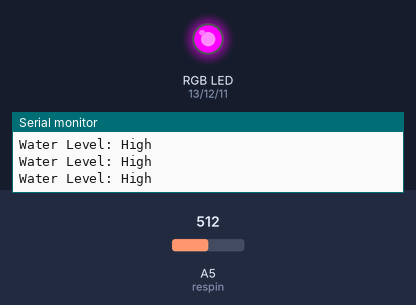
Bench run of a sketch on a simulated Arduino Uno, built with avr-gcc and run on an emulated ATmega328P. Parts: an RGB LED mixed from three pins (HIGH = lit), the last lines printed to the serial monitor. The test bench sets the inputs (shaded band); at power-on: A5 (respin) = 512.

Above: at 1.2 s.
1.3 s: A5 (respin) set to 387
2.8 s: A5 (respin) set to 365
At 3.8 s:
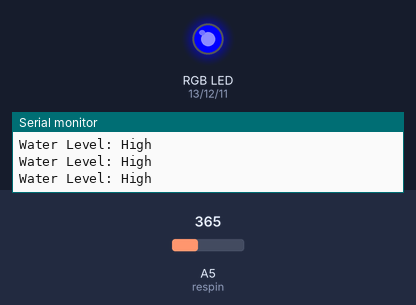
4.3 s: A5 (respin) set to 306
At 5.1 s:
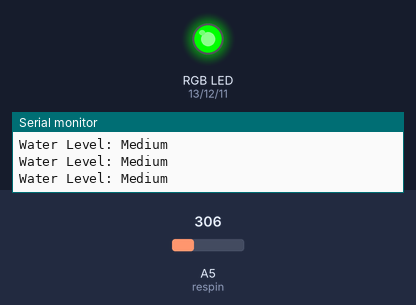
5.8 s: A5 (respin) set to 284
At 6.4 s:
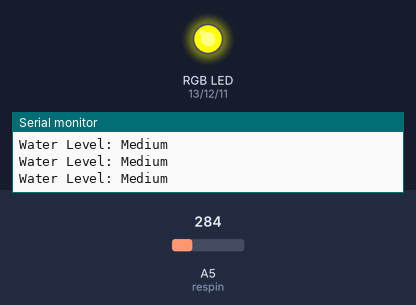
7.3 s: A5 (respin) set to 260
8.8 s: A5 (respin) set to 236
At 10.2 s:
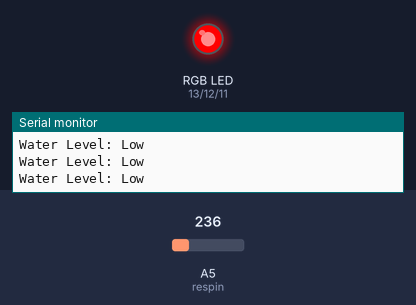
Timing chart, 0 to 11.3 s (numbered marks = the images above; inputs shaded):
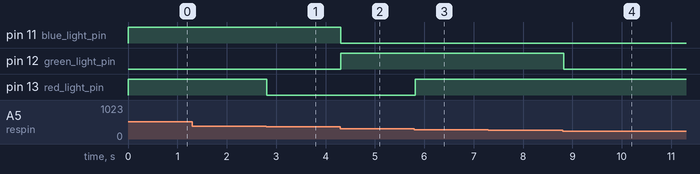

Measured:
- the behaviour switches between 376 and 375 on A5 (respin) (found by bisection; images 0 and 1)
- the behaviour switches between 301 and 300 on A5 (respin) (found by bisection; images 2 and 3)
- the behaviour switches between 251 and 250 on A5 (respin) (found by bisection; images 3 and 4)
- after the input at 2.8 s, pin 13 (red_light_pin): HIGH → LOW at once
- after the input at 4.3 s, pin 11 (blue_light_pin): HIGH → LOW at once; pin 12 (green_light_pin): LOW → HIGH at once
- after the input at 5.8 s, pin 13 (red_light_pin): LOW → HIGH at once
- after the input at 8.8 s, pin 12 (green_light_pin): HIGH → LOW at once

The sketch:

WaterLevelSenseRGBLED.ino
```cpp
int resval = 0;
int respin = A5;
int red_light_pin= 13;
int green_light_pin = 12;
int blue_light_pin = 11;

void setup() {

  pinMode(red_light_pin, OUTPUT);
  pinMode(green_light_pin, OUTPUT);
  pinMode(blue_light_pin, OUTPUT);

  Serial.begin(9600);
}

void loop() {

  resval = analogRead(respin);

  if (resval<=20){ Serial.println("Water Level: Empty");}
  else if (resval>150 && resval<=200){

    Serial.println("Water Level: Low");
    analogWrite(red_light_pin,255);
    analogWrite(green_light_pin,0);
    analogWrite(blue_light_pin,0);}

  else if (resval>200 && resval<=250){

    Serial.println("Water Level: Low");
    analogWrite(red_light_pin,255);
    analogWrite(green_light_pin,69);
    analogWrite(blue_light_pin,0);}

  else if (resval>250 && resval<=300){

    Serial.println("Water Level: Medium");
    analogWrite(red_light_pin,255);
    analogWrite(green_light_pin,255);
    analogWrite(blue_light_pin,0);}

  else if (resval>300 && resval<=350){

    Serial.println("Water Level: Medium");
    analogWrite(red_light_pin,0);
    analogWrite(green_light_pin,255);
    analogWrite(blue_light_pin,0);}

  else if (resval>350 && resval<=375){

    Serial.println("Water Level: High");
    analogWrite(red_light_pin,0);
    analogWrite(green_light_pin,0);
    analogWrite(blue_light_pin,255);}

  else if (resval>375 && resval<=10000){

    Serial.println("Water Level: High");
    analogWrite(red_light_pin,225);
    analogWrite(green_light_pin,0);
    analogWrite(blue_light_pin,255);
  }
  delay(100);
}
```
